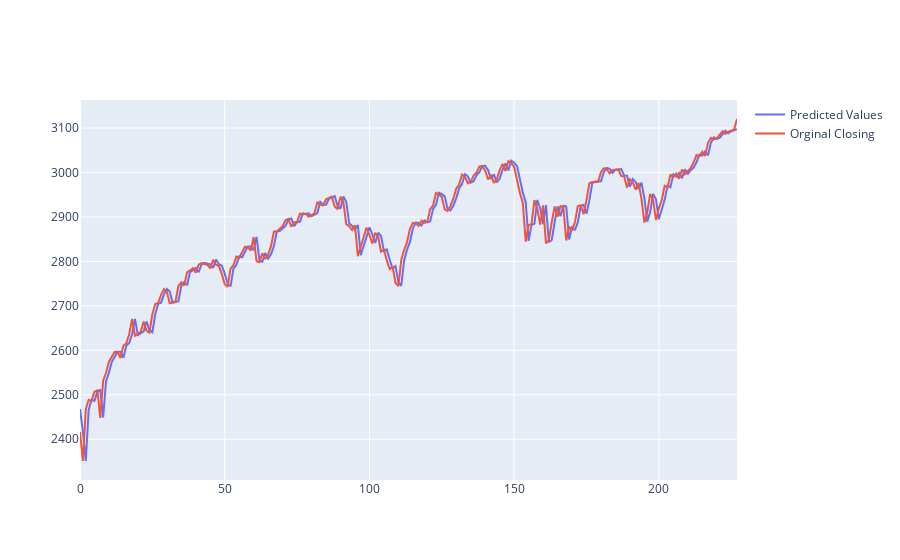

This figure's notebook cell:
### Code cell
import plotly.graph_objs as go

fig = go.Figure()

fig.add_trace(go.Scatter( y = df['Predicted'] ,name = 'Predicted Values'))

fig.add_trace(go.Scatter( y = df['True Value'],name = 'Orginal Closing'))

fig.show()

### Figure 1 — Plotly figure (JSON) as saved in the notebook; plotly's stock layout.template omitted (floating-point values rounded to 4 significant figures; data arrays with more than 128 entries replaced by an {"elided": "..."} marker saying what was removed)
{"data": [{"name": "Predicted Values", "type": "scatter", "y": {"elided": "228 float values"}}, {"name": "Orginal Closing", "type": "scatter", "y": {"elided": "228 float values"}}], "layout": {}}
